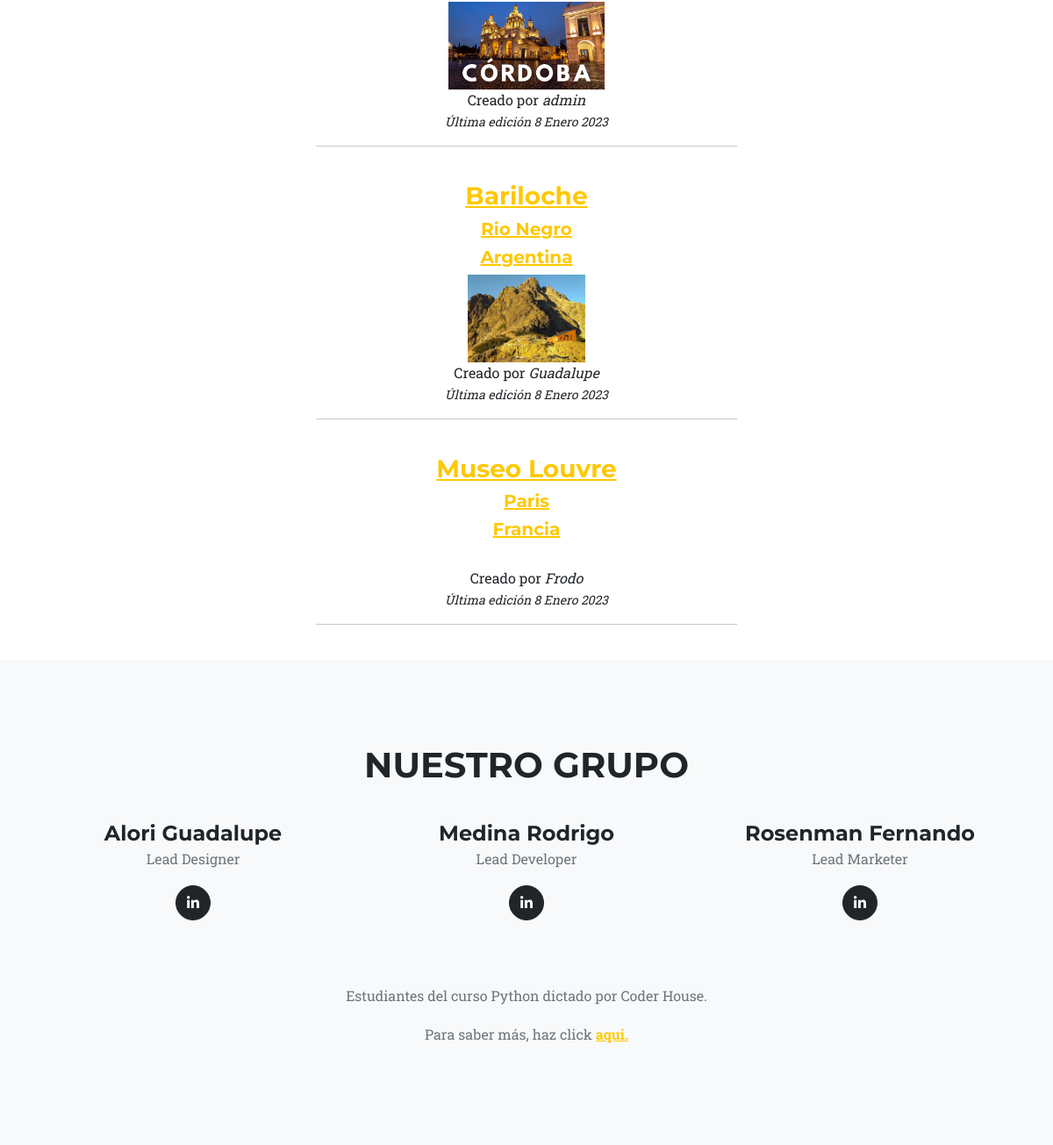
Before: /verposteo/ (signed in, lower part) with the older database file.
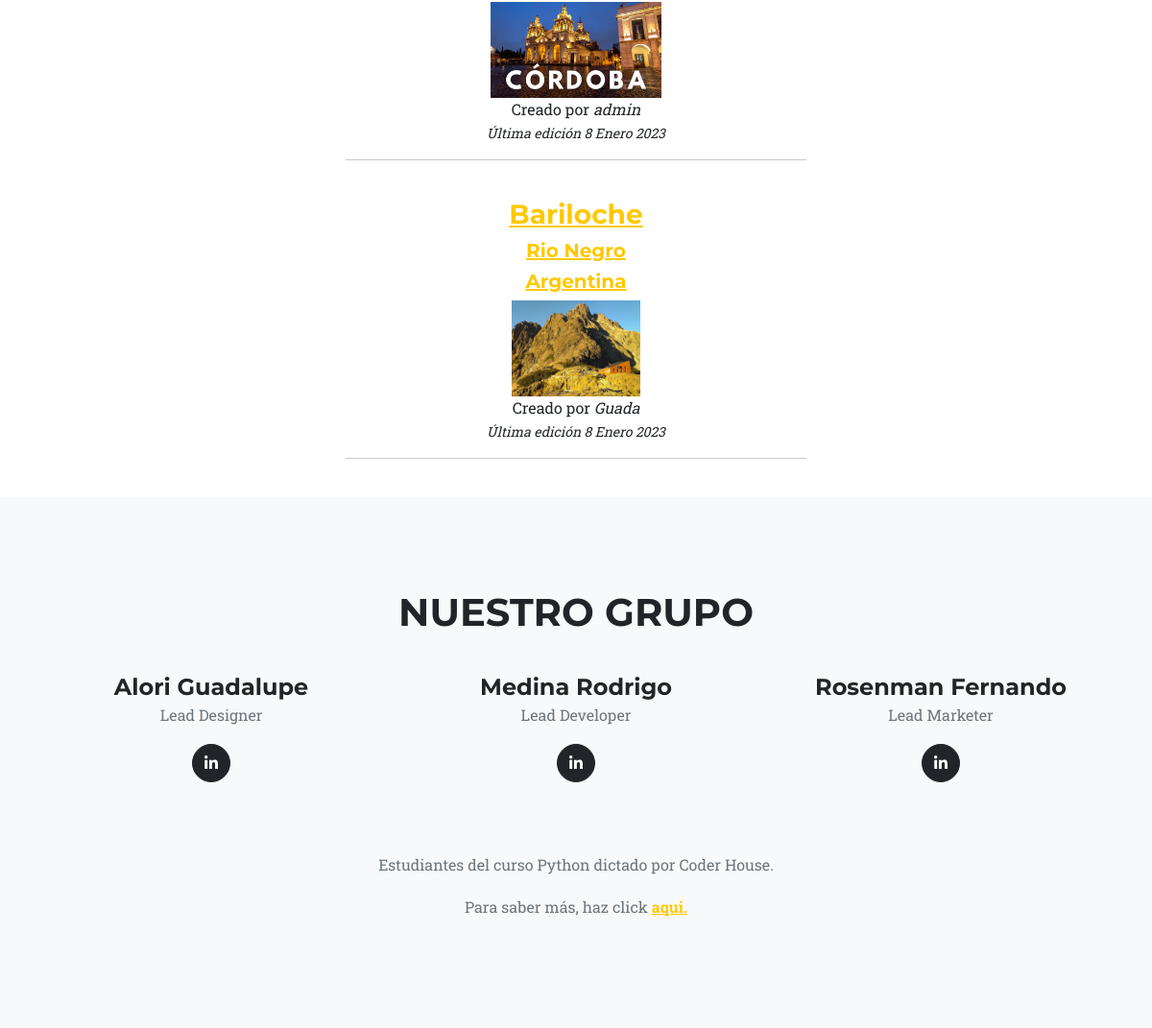
After: the same page with the newer database file.
### AppUsuarios/models.py (models this page shows, shortened)
class Posteo(models.Model):
    usuario_posteo = models.ForeignKey(User, on_delete=models.CASCADE)
    titulo_posteo = models.CharField(max_length=40)
    subtitulo_posteo = models.CharField(max_length=40,default='Provincia')
    subtitulo2_posteo = models.CharField(max_length=40,default='Pais')
    contenido_posteo = RichTextField(blank=True,null=True)
    imagen_post = models.ImageField(upload_to='posteos', blank=True)
    fecha_posteo_imagen = models.DateField(blank=True, null=True)

### AppUsuarios/views.py (the view)
# urls.py: path("verposteo/", verPosteo, name="verposteo"),
@login_required
def verPosteo(request):
    posteos = Posteo.objects.all()
    return render(request,"VerPosteos.html",{"posteos":posteos,"imagen":mostrarImagen(request)})

### AppUsuarios/views.py (called while the page is built)
@login_required
def mostrarImagen(request):
    lista=ImagenPerfil.objects.filter(user=request.user)
    if len(lista)!=0:
        imagen=lista[0].imagen.url
    else:
        imagen="/media/Perfil/homero.jpg"
    return imagen

### AppUsuarios/Templates/VerPosteos.html (shortened to what this page needs)
{% extends "PadreHome.html" %}
{% block contenido %}
<CENTER>
{% for posteo in posteos %} {% csrf_token %}
        <br>
        <a class="box" href={% url 'paginaposteo' posteo.id %}>
            <h3>{{posteo.titulo_posteo }}</h3>
            <h5>{{posteo.subtitulo_posteo}}</h5>
            <h5>{{posteo.subtitulo2_posteo}}</h5>
        </a>
        <img height="100px" src={{ posteo.imagen_post.url }} alt="">
        <br>
        <blink>Creado por <em>{{posteo.usuario_posteo}}</em></blink>
        <br>
        <small><i>Última edición {{posteo.fecha_posteo_imagen}}</i></small>
        <br>
        <hr width=40%>
{% endfor %}
<br>
</CENTER>
{% endblock %}

### Templates/PadreHome.html (shortened to what this page needs)
<!DOCTYPE html>
{% load static %}
<html lang="en">
    <head>
        <link href="{% static 'css/styles.css' %}" rel="stylesheet" />
        <link href="{% static 'css/msj.css' %}" rel="stylesheet" />
        <link href="{% static 'css/estilo.css' %}" rel="stylesheet" />
    </head>
    <body id="page-top">
        {% block contenido %}
        {% endblock %}
        {% block grupo %}
        <section class="page-section bg-light" id="team">
            <div class="container">
                <div class="text-center">
                    <h2 class="section-heading text-uppercase">Nuestro grupo</h2>
                </div>
                <div class="row">
                    <div class="col-lg-4">
                        <div class="team-member">
                            <h4>Alori Guadalupe</h4>
                            <p class="text-muted">Lead Designer</p>
                            <a class="btn btn-dark btn-social mx-2" href="https://www.linkedin.com/in/guadalupe-alori-219b81190/" aria-label="Guadalupe Alori LinkedIn Profile"><i class="fab fa-linkedin-in"></i></a>
                        </div>
                    </div>
                    <div class="col-lg-4">
                        <div class="team-member">
                            <h4>Medina Rodrigo</h4>
                            <p class="text-muted">Lead Developer</p>
                            <a class="btn btn-dark btn-social mx-2" href="#!" aria-label="Diana Petersen LinkedIn Profile"><i class="fab fa-linkedin-in"></i></a>
                        </div>
                    </div>
                    <div class="col-lg-4">
                        <div class="team-member">
                            <h4>Rosenman Fernando</h4>
                            <p class="text-muted">Lead Marketer</p>
                            <a class="btn btn-dark btn-social mx-2" href="https://www.linkedin.com/in/fernando-rosenman-8413013b" aria-label="Fernando Rosenman LinkedIn Profile"><i class="fab fa-linkedin-in"></i></a>
                        </div>
                    </div>
                </div>
                <br>
                <div class="row">
                    <div class="col-lg-8 mx-auto text-center"><p class="large text-muted">Estudiantes del curso Python dictado por Coder House.</p>
                        <p class="large text-muted"> Para saber más, haz click <a class="box" href="{% url 'sobrenosotros' %}"><b>aqui.</b></a> </p>
                    </div>
                </div>
            </div>
        </section>
        {% endblock %}
    </body>
</html>

Changed rows visible on the page:
removed Posteo: titulo_posteo "Museo Louvre", subtitulo_posteo "Paris", subtitulo2_posteo "Francia", usuario_posteo "Frodo", fecha_posteo_imagen "8 Enero 2023"
changed through a linked row, Posteo "Bariloche": usuario_posteo "Guadalupe" → "Guada"
